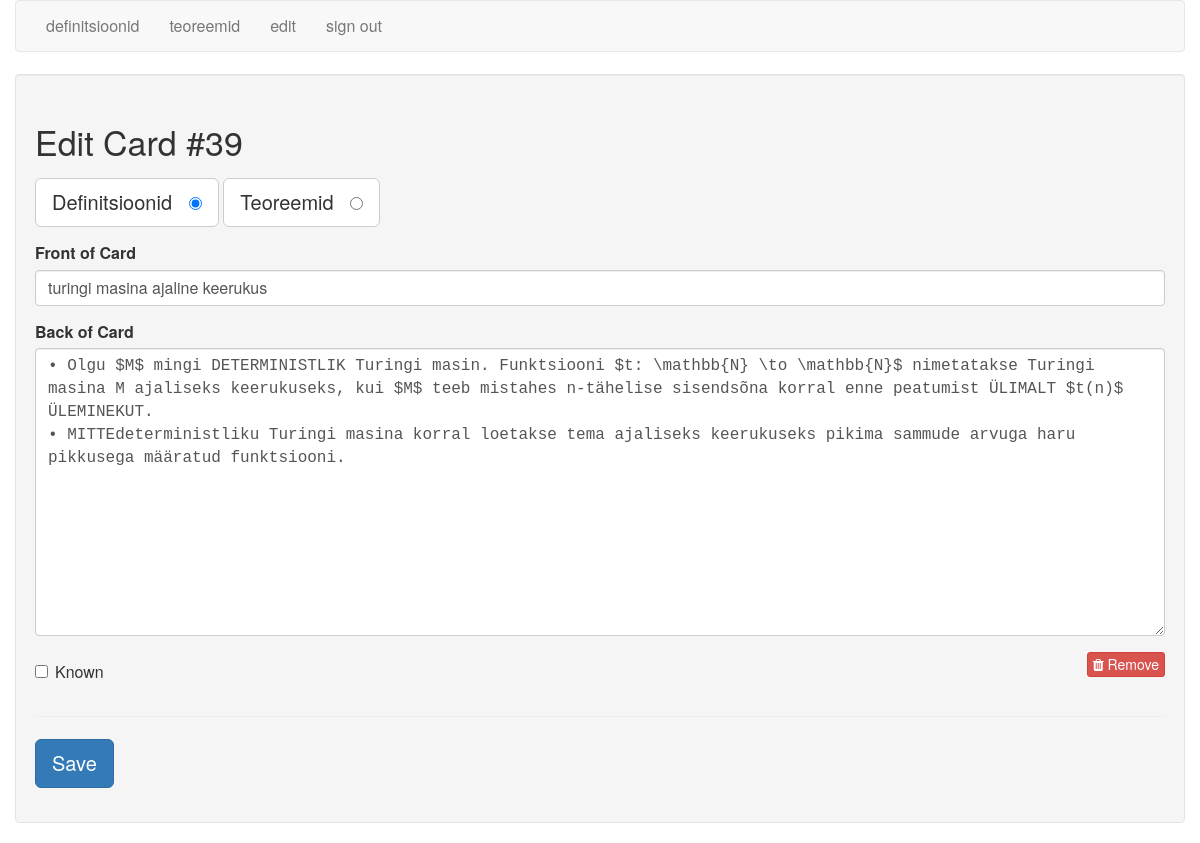
Page /edit/39 (signed in) on the earlier database version.
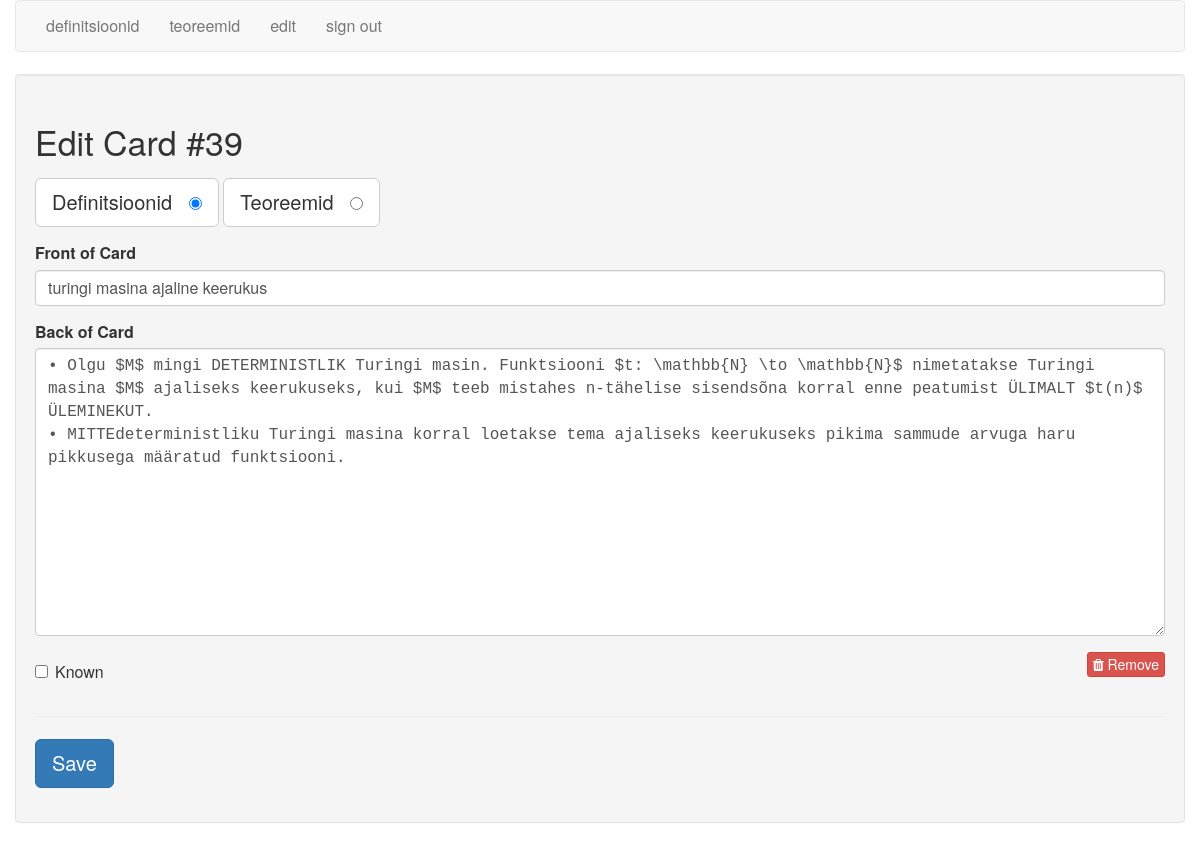
Same page on the later database version.
### tables this page shows
CREATE TABLE cards (
  id integer primary key autoincrement,
  type tinyint not null, /* 1 for vocab, 2 for code */
  front text not null,
  back text not null,
  known boolean default 0
);

### flash_cards.py (the view)
@app.route('/edit/<card_id>')
def edit(card_id):
    if not session.get('logged_in'):
        return redirect(url_for('login'))
    db = get_db()
    query = '''
        SELECT id, type, front, back, known
        FROM cards
        WHERE id = ?
    '''
    cur = db.execute(query, [card_id])
    card = cur.fetchone()
    return render_template('edit.html', card=card)

### flash_cards.py (called while the page is built)
def connect_db():
    rv = sqlite3.connect(app.config['DATABASE'])
    rv.row_factory = sqlite3.Row
    return rv

def get_db():
    if not hasattr(g, 'sqlite_db'):
        g.sqlite_db = connect_db()
    return g.sqlite_db

### templates/edit.html (shortened to what this page needs)
{% extends "layout.html" %}
{% block body %}
    <div class="well">
        <h2>Edit Card #{{ card.id }}</h2>
        <form action="{{ url_for('edit_card') }}" method="post" class="cardForm">
            <div class="form-group">
                <label for="general" class="btn btn-default btn-lg">Definitsioonid &nbsp;
                    <input type="radio" name="type" value="1"
                           id="general" {{ "checked" if (card.type == 1) else "" }} />
                </label>
                <label for="code" class="btn btn-default btn-lg">Teoreemid &nbsp;
                    <input type="radio" name="type" value="2" id="code" {{ "checked" if (card.type == 2) else "" }} />
                </label>
            </div>
            <div class="form-group">
                <label for="front">Front of Card</label>
                <input type="text" name="front" id="front" class="form-control" value="{{ card.front|e }}">
            </div>
            <div class="form-group">
                <label for="back">Back of Card</label>
                <textarea name="back"
                          class="form-control"
                          id="back"
                          placeholder="back of card"
                          rows="12">{{ card.back|e }}</textarea>
            </div>
            <div class="row">
                <div class="col-xs-6">
                    <div class="checkbox">
                        <label>
                            <input type="checkbox" name="known"
                                   value="1" {{ "checked" if (card.known == 1) else "" }} /> Known
                        </label>
                    </div>
                </div>
                <div class="col-xs-6 text-right">
                    <a href="{{ url_for('delete', card_id=card.id) }}" class="btn btn-danger btn-xs">
                        <i class="fa fa-trash"></i>
                        Remove
                    </a>
                </div>
            </div>
            <hr/>
            <div class="form-group">
                <button type="submit" class="saveButton btn btn-lg btn-primary">Save</button>
            </div>
        </form>
    </div>
{% endblock %}

Differences in the rows shown:
changed cards "turingi masina ajaline keerukus": back "…\\mathbb{N}$ nimetatakse Turingi masina M ajaliseks keerukuseks, kui $M$…" → "…\\mathbb{N}$ nimetatakse Turingi masina $M$ ajaliseks keerukuseks, kui $M$…"
